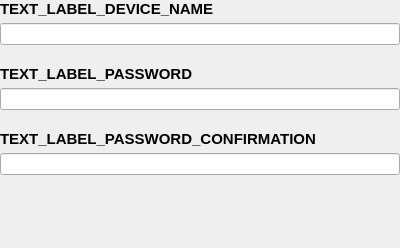
<?xml version="1.0" encoding="UTF-8"?>
<ui version="4.0">
 <class>CreateOrgDeviceInfoWidget</class>
 <widget class="QWidget" name="CreateOrgDeviceInfoWidget">
  <property name="geometry">
   <rect>
    <x>0</x>
    <y>0</y>
    <width>400</width>
    <height>248</height>
   </rect>
  </property>
  <property name="windowTitle">
   <string>Form</string>
  </property>
  <layout class="QVBoxLayout" name="verticalLayout">
   <property name="spacing">
    <number>20</number>
   </property>
   <property name="leftMargin">
    <number>0</number>
   </property>
   <property name="topMargin">
    <number>0</number>
   </property>
   <property name="rightMargin">
    <number>0</number>
   </property>
   <property name="bottomMargin">
    <number>0</number>
   </property>
   <item>
    <layout class="QVBoxLayout" name="verticalLayout_8">
     <property name="spacing">
      <number>5</number>
     </property>
     <item>
      <widget class="QLabel" name="label_device_name">
       <property name="font">
        <font>
         <pointsize>11</pointsize>
         <weight>75</weight>
         <bold>true</bold>
        </font>
       </property>
       <property name="text">
        <string>TEXT_LABEL_DEVICE_NAME</string>
       </property>
       <property name="alignment">
        <set>Qt::AlignLeading|Qt::AlignLeft|Qt::AlignVCenter</set>
       </property>
      </widget>
     </item>
     <item>
      <widget class="QLineEdit" name="line_edit_device">
       <property name="minimumSize">
        <size>
         <width>0</width>
         <height>0</height>
        </size>
       </property>
       <property name="placeholderText">
        <string/>
       </property>
      </widget>
     </item>
    </layout>
   </item>
   <item>
    <widget class="QWidget" name="widget_password" native="true">
     <layout class="QVBoxLayout" name="verticalLayout_3">
      <property name="spacing">
       <number>20</number>
      </property>
      <property name="leftMargin">
       <number>0</number>
      </property>
      <property name="topMargin">
       <number>0</number>
      </property>
      <property name="rightMargin">
       <number>0</number>
      </property>
      <property name="bottomMargin">
       <number>0</number>
      </property>
      <item>
       <layout class="QVBoxLayout" name="verticalLayout_12">
        <property name="spacing">
         <number>5</number>
        </property>
        <item>
         <widget class="QLabel" name="label_password">
          <property name="font">
           <font>
            <pointsize>11</pointsize>
            <weight>75</weight>
            <bold>true</bold>
           </font>
          </property>
          <property name="text">
           <string>TEXT_LABEL_PASSWORD</string>
          </property>
          <property name="alignment">
           <set>Qt::AlignLeading|Qt::AlignLeft|Qt::AlignVCenter</set>
          </property>
         </widget>
        </item>
        <item>
         <widget class="QLineEdit" name="line_edit_password">
          <property name="minimumSize">
           <size>
            <width>0</width>
            <height>0</height>
           </size>
          </property>
          <property name="text">
           <string/>
          </property>
          <property name="echoMode">
           <enum>QLineEdit::Password</enum>
          </property>
          <property name="placeholderText">
           <string/>
          </property>
         </widget>
        </item>
       </layout>
      </item>
      <item>
       <layout class="QVBoxLayout" name="verticalLayout_13">
        <property name="spacing">
         <number>5</number>
        </property>
        <item>
         <widget class="QLabel" name="label_confirmation">
          <property name="font">
           <font>
            <pointsize>11</pointsize>
            <weight>75</weight>
            <bold>true</bold>
           </font>
          </property>
          <property name="text">
           <string>TEXT_LABEL_PASSWORD_CONFIRMATION</string>
          </property>
          <property name="alignment">
           <set>Qt::AlignLeading|Qt::AlignLeft|Qt::AlignVCenter</set>
          </property>
         </widget>
        </item>
        <item>
         <widget class="QLineEdit" name="line_edit_password_check">
          <property name="minimumSize">
           <size>
            <width>0</width>
            <height>0</height>
           </size>
          </property>
          <property name="echoMode">
           <enum>QLineEdit::Password</enum>
          </property>
          <property name="placeholderText">
           <string/>
          </property>
         </widget>
        </item>
       </layout>
      </item>
      <item>
       <layout class="QHBoxLayout" name="layout_password_strength"/>
      </item>
     </layout>
    </widget>
   </item>
   <item>
    <spacer name="verticalSpacer">
     <property name="orientation">
      <enum>Qt::Vertical</enum>
     </property>
     <property name="sizeHint" stdset="0">
      <size>
       <width>20</width>
       <height>13</height>
      </size>
     </property>
    </spacer>
   </item>
  </layout>
 </widget>
 <resources/>
 <connections/>
</ui>
